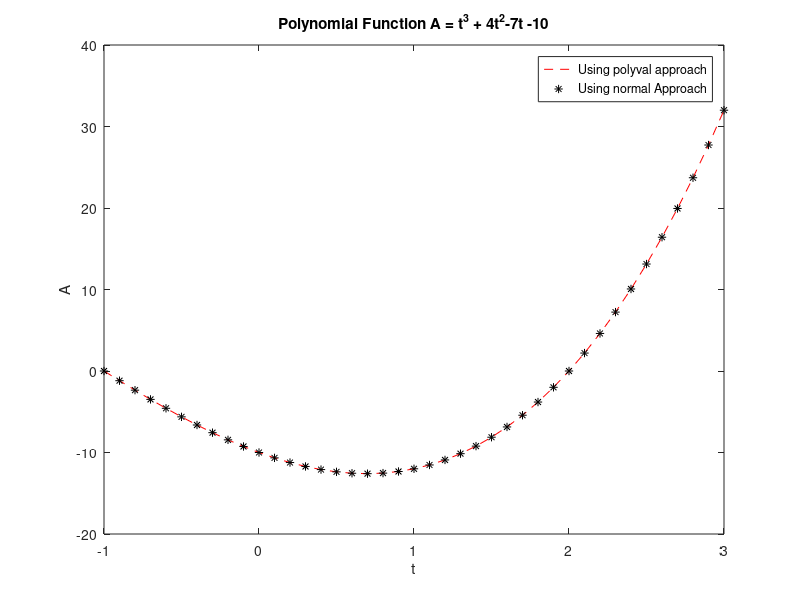

Source code (MATLAB):
%matlab code
close all;
clc ;
clear;

%Using Polyval (Polynomials  Evaluation) And Normal Approach.

t = (-1:0.1:3);
a=[1 4 -7 -10];
V = t.^3+4*t.^2-7*t-10 ;
A=polyval(a,t);

plot(t,A,'r --',t,V,'k *')
title('Polynomial Function A = t^3 + 4t^2-7t -10');
legend('Using polyval approach','Using normal Approach');
xlabel('t');
ylabel('A');


%Multiplications of polynomials using conv method.
%Solve this F(s) = (s + 2)(s + 3) using conv.

b = [1 2];
c = [1 3];

bc = conv(b,c)


%Divisions of polynomials using deconv method.

%(s3+5s2+11s+13)/(s2+2s+4)

num = [1 5 11 13];
den = [1 2 4];

[q,r] = deconv(num,den)

%Differentiating of polynomials using polyder method.
% Differentiate P(s)=s3+4s2-7s-10 using polyder.

pol = [1 4 -7 -10];
dif =polyder(pol)


%Solving  for the roots of polynomials using roots method.
%D(s) = s2+6s+9 ;

rr = [1 6 9 ];
rut = roots(rr)

%Partial  Fraction Expansion.

% H(s) = (s+2)/(s3+4s2+3s) ........ Distinct Real Roots.
nu = [1 2];
de = [1 4 3 0] ;
[c,r,q] = residue(nu,de)

% H(s) = (s^2-2s+1)/(s^3+3s^2+4s+2) ........ Distinct Complex Roots.

nuu = [1 -2 1];
dee = [1 3 4 2] ;

[c,r,q] = residue(nuu,dee)

% H(s) = (s^3+2s-4)/(s^2+4s-2) ........ Improper rational functions.

nums = [1 0 2 -4];
dens = [1 4 -2 ];

[c,r,q] = residue(nums,dens)








